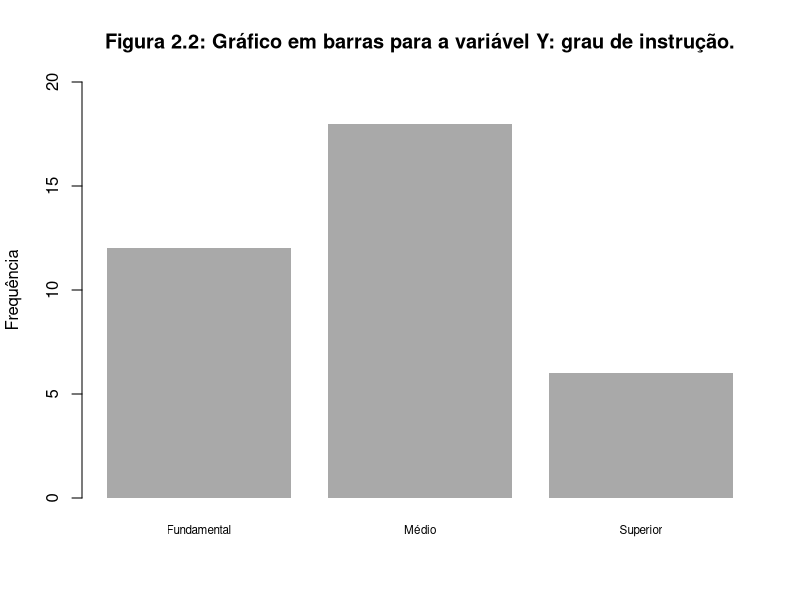
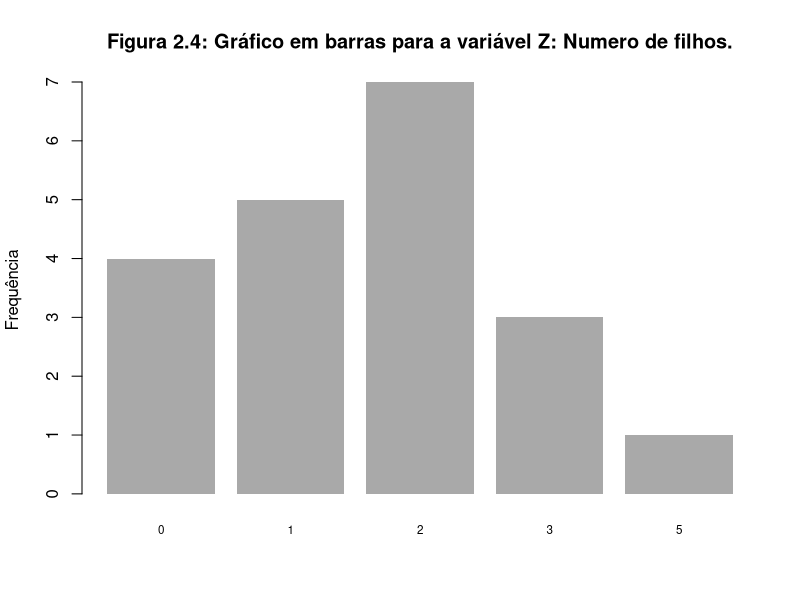
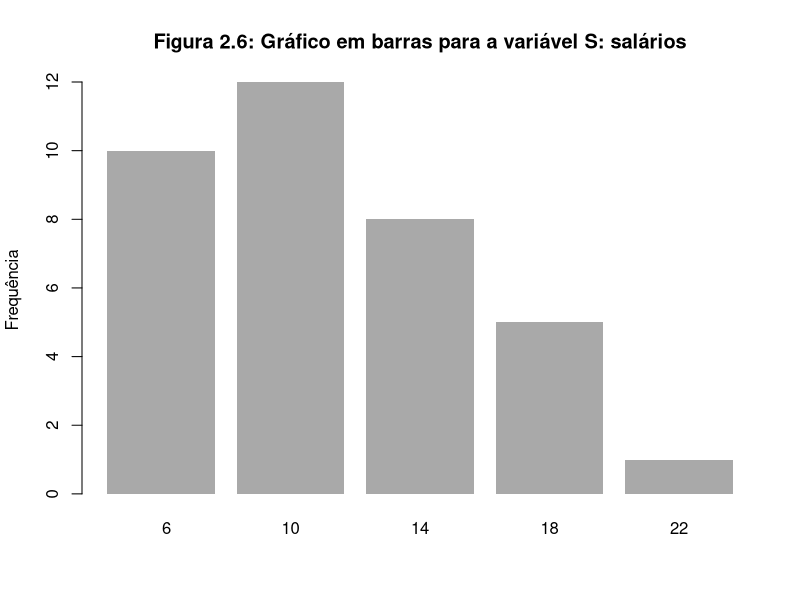
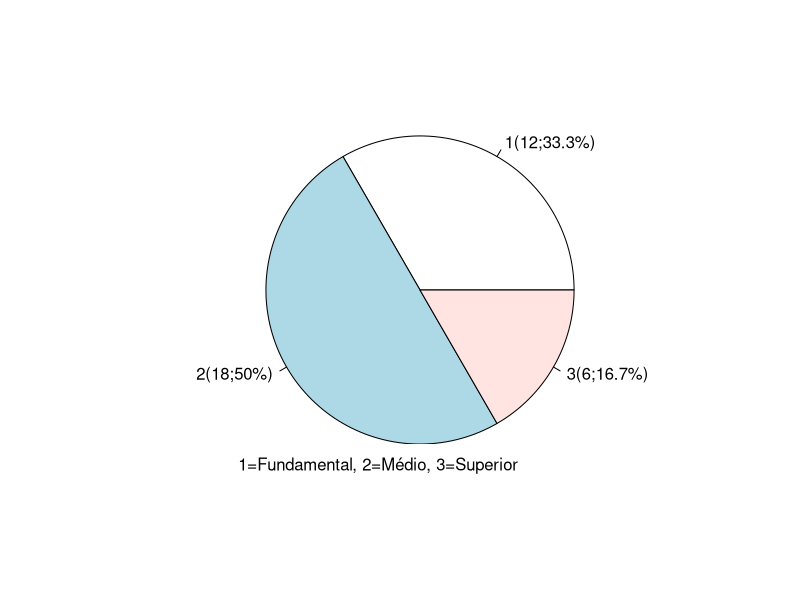
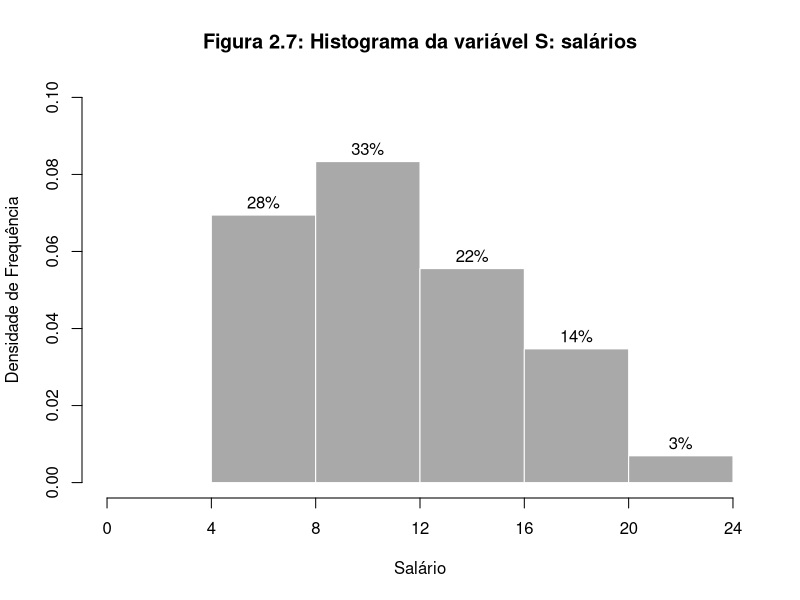
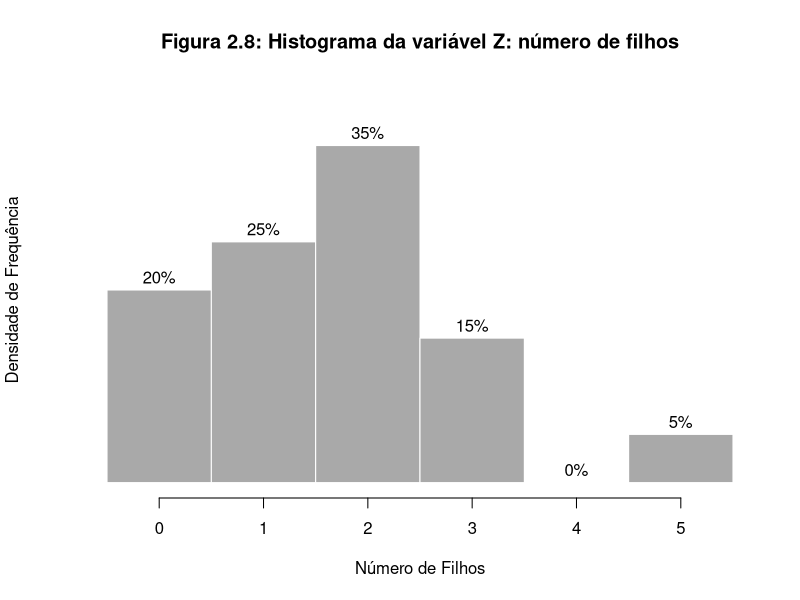

R code for these plots, in order:
## ---- chunk 1
knitr::opts_chunk$set(echo = T, warning = F, fig.align = "center", message = F,
                      error = F)
library(knitr); 
library(ggplot2) 
## ---- chunk 2
x = 1
## ---- chunk 3
x <- 1
## ---- chunk 4
a <- 1
## ---- chunk 5
length(a)
## ---- chunk 6
m1 = matrix(c(2, 4, 3, 1, 5, 7), nrow = 2, ncol = 3, byrow = TRUE)
## ---- chunk 7
dim(m1)
## ---- chunk 8
data("mtcars")
## ---- chunk 9
head(mtcars)
## ---- chunk 10
# retorna o nome das colunas do dataframe
names(mtcars)
# retorna um resumo estatístico das colunas do dataframe
summary(mtcars)
#retorna as 6 últimas linhas do dataframe
tail(mtcars)
## ---- chunk 11
mtcars[1,]
mtcars[1,2]
mtcars[,3]
mtcars[1:3,]
mtcars[,1:4]
mtcars[1:3,1:4]
## ---- chunk 12
subset(mtcars, mtcars$cyl == 4)
## ---- chunk 13
mtcars[mtcars$cyl == 4,]
## ---- chunk 14
subset(mtcars, mtcars$cyl == 4, select = c("mpg", "hp"))
mtcars[mtcars$cyl == 4, c(1, 4)]
## ---- chunk 15
a <- 1
x <- c(1,2,3)
dados <- list(1,x,mtcars)
dados
## ---- chunk 16
dados[[2]]
## ---- chunk 17
ls()
## ---- chunk 18
rm(x)
## ---- chunk 19
rm(list = ls(all=TRUE))
## ---- chunk 20
# characters

"a"
"1"
"positivo"
"Error: objeto x não encontrado"

# numeric

1
0.10
0.95
pi

# integer

1L
5L
10L

# complex (raramente utilizado para análise de dados)

2 + 5i

# logical

TRUE
FALSE
## ---- chunk 21
x <- 1
class(x)

y <- "a"
class(y)

z <- TRUE
class(z)
## ---- chunk 22
vetor1 <- c(1, 2, 3, 4)
vetor2 <- c("a", "b", "c")

vetor1
vetor2
## ---- chunk 23
class(vetor1)
class(vetor2)
## ---- chunk 24
vetor1 - 1
## ---- chunk 25
vetor1 * vetor1
## ---- chunk 26
vetor2 <- 1:3
vetor1 * vetor2
## ---- chunk 27
x <- 0:4
class(x)
as.numeric(x)
as.logical(x)
as.character(x)
## ---- chunk 28
x <- c("a", "b", "c")
as.numeric(x)
## ---- chunk 29
sexo <- c("M", "H", "H", "H", "M", "M", "H")
fator <- as.factor(sexo)
fator
as.numeric(fator)
## ---- chunk 30
levels(fator)
## ---- chunk 31
numeros <- factor(c("10", "55", "55", "12", "10", "-5", "-90"))
as.numeric(numeros)
## ---- chunk 32
as.numeric(as.character(numeros))
## ---- chunk 33
x <- c(NaN, Inf, 1, 2, 3, NA)
is.na(x)
is.nan(x)
## ---- chunk 34
rm(list=ls())
if(!is.null(dev.list())) dev.off()
getwd()#Visualizar diretorio de trabalho
#setwd("E:/Documentos/GitHub/MAF105/maf105.github.io/Aulas_MAF105/Curso_R")#Modificar diretorio de trabalho
cat("\014")
#Formato .csv e .txt - Sem a necessidade de pacote
dados1 <- read.table("Dados/CompanhiaMB_clear3.csv",dec = ",")#*Lembre-se do sep = ";"
str(dados1)
dados1 <- read.table("Dados/CompanhiaMB_clear3.csv",dec = ",",sep = ";")
str(dados1)
dados1 <- read.table("Dados/CompanhiaMB_clear3.csv",dec = ",",sep = ";",header = TRUE)
str(dados1)
dados2 <- read.table("Dados/CompanhiaMB_clear.txt",dec = ",",sep = ";",encoding="UTF-8")
str(dados2)
dados2 <- read.table("Dados/CompanhiaMB_clear.txt", encoding="UTF-8", sep="")
str(dados2)
dados2 <- read.table("Dados/CompanhiaMB_clear.txt", encoding="UTF-8", sep="",header = TRUE,dec = ",")
str(dados2)
names(dados2) <- c("Registro","Estado_Civil","Grau","N_filhos","Salario","Id_Anos","Id_Meses","Procedencia")
head(dados2)
## ---- chunk 35
#Formato .csv e .txt - Sem a necessidade de pacote
dados1 <- read.csv("Dados/CompanhiaMB_clear3.csv",dec = ",")#*Lembre-se do sep = ";"
str(dados1)
dados1 <- read.csv("Dados/CompanhiaMB_clear3.csv",dec = ",",sep = ";")
str(dados1)
dados2 <- read.csv("Dados/CompanhiaMB_clear.txt",dec = ",",sep = ";",encoding="UTF-8")
str(dados2)
dados2 <- read.csv2("Dados/CompanhiaMB_clear.txt", encoding="UTF-8", sep="")
str(dados2)
names(dados2) <- c("Registro","Estado_Civil","Grau","N_filhos","Salario","Id_Anos","Id_Meses","Procedencia")
## ---- chunk 36
#Pacote para a leitura de .xlsx e .xls
library(readxl)
dados3<- read_excel("Dados/CompanhiaMB_clear.xlsx")
str(dados3)
dados4 <- read_excel("Dados/CompanhiaMB_clear2.xls",col_types = c("numeric", "text", "text","text", "numeric", "numeric", "numeric","text"))
str(dados4)
#Pacote para a leitura de .txt e .csv
library(readr)
dados5 <- read_delim("Dados/CompanhiaMB_clear3.csv",";", escape_double = FALSE, trim_ws = TRUE)
str(dados5)
dados6 <- read_delim("Dados/CompanhiaMB_clear3.csv",";", escape_double = FALSE, trim_ws = TRUE,locale = locale(decimal_mark = ","))
str(dados6)
## ---- chunk 37
dim(dados1)
dim(dados2)
dim(dados3)
dim(dados4)
dim(dados5)
dim(dados6)
## ---- chunk 38
str(dados1)
str(dados2)
str(dados3)
str(dados4)
str(dados5)
str(dados6)
## ---- chunk 39
head(dados1)
head(dados2)
head(dados3)
head(dados4)
head(dados5)
head(dados6)
## ---- chunk 40
tail(dados6)
## ---- chunk 41
summary(dados1)
summary(dados2)
summary(dados3)
summary(dados4)
summary(dados5)
summary(dados6)
## ---- chunk 42
tab2_1 <- read.table("Dados/CompanhiaMB_clear3.csv",dec = ",",sep = ";",header = TRUE)
ni<-table(tab2_1$Grau) # Calcula a tabela de frequências absolutas e armazena o resultado em 'mytab'
fi<-prop.table(ni) # Tabela de frequências relativas (f_i)
p_fi<-100*prop.table(ni) # Porcentagem (100 f_i)

# Adiciona linhas de total
ni<-c(ni,sum(ni)) 
fi<-c(fi,sum(fi))
p_fi<-c(p_fi,sum(p_fi))
names(ni)[4]<-"Total"
## ---- chunk 43
tab2_2<-cbind(ni,fi=round(fi,digits=2),p_fi=round(p_fi,digits=2))
tab2_2
## ---- chunk 44
#quebras de linha apenas ilustrativas para facilitar a leitura
tab2_3<-as.data.frame(
        t(rbind(
            ni=c(650,1020,330,2000),
            p_fi=c(32.5,51,16.5,1)
        ))
        ,row.names =c("Fundamental","Médio","Superior","Total")
        )
tab2_3
## ---- chunk 45
ni<-table(cut(tab2_1$Salario, breaks = seq(4,24,by=4),right=FALSE)) # Frequencias por categorias
tab2_4 <- rbind(ni, p_fi = 100*prop.table(ni)) # Frequencias relativas em %
#quebras de linha apenas ilustrativas para facilitar a leitura
tab2_4 <- as.data.frame(
          t(cbind(
                  tab2_4,
                  c(sum(tab2_4[1,]),sum(tab2_4[2,])
          ))),row.names =c(colnames(tab2_4),"Total")) #Construcao da tabela
tab2_4<-transform(tab2_4,p_fi=round(p_fi,digits=2))
tab2_4
## ---- chunk 46
print("Figura 2.9: Ramo-e-folhas para a Variável S: salários.")
stem(tab2_1$Salario,scale=2)
## ---- chunk 47
#quebras de linha apenas ilustrativas para facilitar a leitura
dureza<-c(53  ,70.2,84.3,69.5,77.8,87.5,53.4,82.5,67.3,54.1,
          70.5,71.4,95.4,51.1,74.4,55.7,63.5,85.8,53.5,64.3,
          82.7,78.5,55.7,69.1,72.3,59.5,55.3,73  ,52.4,50.7
          )
print("Figura 2.10: Ramo-e-folhas para dados de dureza de peças de alumínio.")
stem(as.integer(dureza),scale=.5)
## ---- chunk 48
print("Figura 2.11: Ramo-e-folhas para dados de dureza, com ramos divididos.")
stem(as.integer(dureza),scale=1)
## ---- chunk 49
#quebras de linha apenas ilustrativas para facilitar a leitura
barplot(
  table(tab2_1$Grau),
  ylab="Frequência",
  cex.names=0.7,
  names.arg = c("Fundamental","Médio", "Superior"),
  col="darkgrey",
  border=NA,
  main="Figura 2.2: Gráfico em barras para a variável Y: grau de instrução.",
  axes=TRUE,
  ylim=c(0,20)
  )
## ---- chunk 50
#quebras de linha apenas ilustrativas para facilitar a leitura
barplot(
  table(tab2_1$N_filhos),
  ylab="Frequência",
  cex.names=0.7,
  col="darkgrey",
  main="Figura 2.4: Gráfico em barras para a variável Z: Numero de filhos.",
  border=NA)
## ---- chunk 51
#quebras de linha apenas ilustrativas para facilitar a leitura
barplot(
  table(cut(tab2_1$Salario, breaks = seq(4,24,by=4),right=FALSE)),
  ylab="Frequência",
  xaxt="n",
  cex.names=0.7,
  col="darkgrey",
  border=NA,
  main="Figura 2.6: Gráfico em barras para a variável S: salários")
axis(1,at=c(.75,1.9,3.1,4.3,5.5),labels=seq(6,22,4),tick=F)
## ---- chunk 52
labs<-paste(1:3,"(",tab2_2[1:3,1],";",round(tab2_2[1:3,3],1),"%)",sep="")
pie(table(tab2_1$Grau),labels=labs)
#title("Figura 2.3: Gráfico em setores para a variável Y: grau de instrução")
legend(-1.1,-0.8,legend=c("1=Fundamental, 2=Médio, 3=Superior"),border=NA,box.col=NA)
## ---- chunk 53
fig27<-hist(tab2_1$Salario, breaks = seq(4,24,by=4),right=FALSE,probability = T,plot=F)
aux<-with(fig27, 100 * density* diff(breaks)[1])
labs <- paste(round(aux), "%", sep="")
#quebras de linha apenas ilustrativas para facilitar a leitura
plot(fig27, 
     freq = FALSE, labels = labs, 
     ylab="Densidade de Frequência",
     xlab="Salário",
     col="darkgrey",
     border="white",
     #labels=T,
     main="Figura 2.7: Histograma da variável S: salários",
     xlim=c(0,24), xaxp=c(0,24,6),
     ylim=c(0,.1))
## ---- chunk 54
fig28<-hist(tab2_1$N_filhos, right=F, breaks=seq(-.5,5.5,1),plot=F)
aux<-with(fig28, 100 * density* diff(breaks)[1])
labs <- paste(round(aux), "%", sep="")
#quebras de linha apenas ilustrativas para facilitar a leitura
plot(fig28,
  ylab="Densidade de Frequência",
  xlab="Número de Filhos",
  col="darkgrey",
  border="white",
  bty="n",yaxt="n",ylim=c(0,8),
  main="Figura 2.8: Histograma da variável Z: número de filhos",
  labels=labs)
